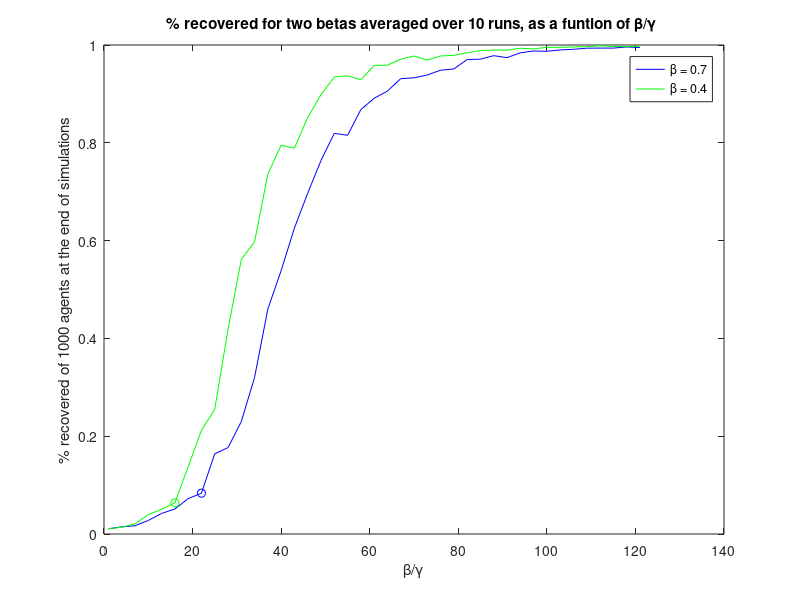
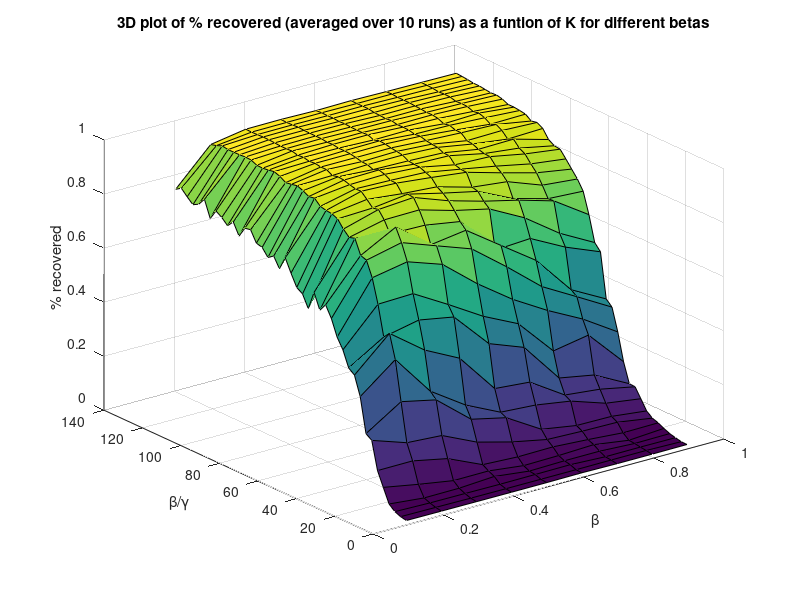

MATLAB code to generate these figures, in order:
myData = load('myData.mat');
allRecData = myData.allRecData;
allInfData = myData.allInfData;

notSus = zeros(9,41);
tot = [];
for b = 1:9
    tmp1 = zeros(1,41);
    tmp2 = zeros(1,41);
    for r = 1:10
        tmp1 = allRecData(b,r,:); 
        tmp1 = reshape(tmp1,1,41);
        
        tmp2 = allInfData(b,r,:); 
        tmp2 = reshape(tmp2,1,41);
        notSus(b,:) = notSus(b,:) + tmp1 + tmp2;
    end
end

notSus = notSus./10;
notSus = notSus./1000;


xs = [0.1:0.1:0.9];
ys = [1:3:123];
figure(1)
plot(ys, notSus(7,:),'b');
hold on
plot(ys, notSus(4,:), 'g');
hold on
plot(22, 0.0835,'bo');
plot(16, 0.0638,'go');

xlabel('\beta/\gamma');
ylabel('% recovered of 1000 agents at the end of simulations');
legend('\beta = 0.7', '\beta = 0.4');
title('% recovered for two betas averaged over 10 runs, as a funtion of \beta/\gamma ');


figure(2)
[X,Y] = meshgrid(xs,ys);
zs = notSus;
zs = zs';
surf(X,Y,zs);
xlabel('\beta');
ylabel('\beta/\gamma');
zlabel('% recovered');
title('3D plot of % recovered (averaged over 10 runs) as a funtion of K for different betas');




